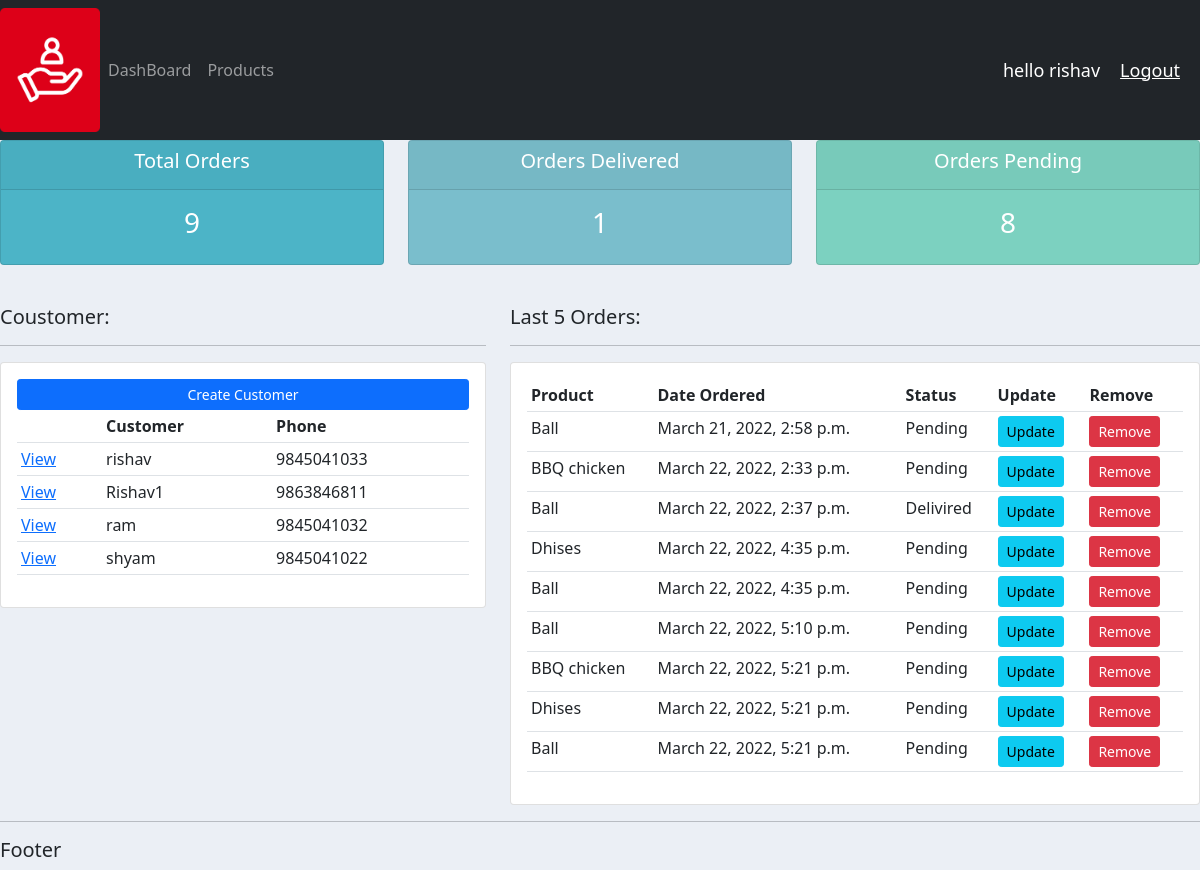
The app's page / (signed in), older data.
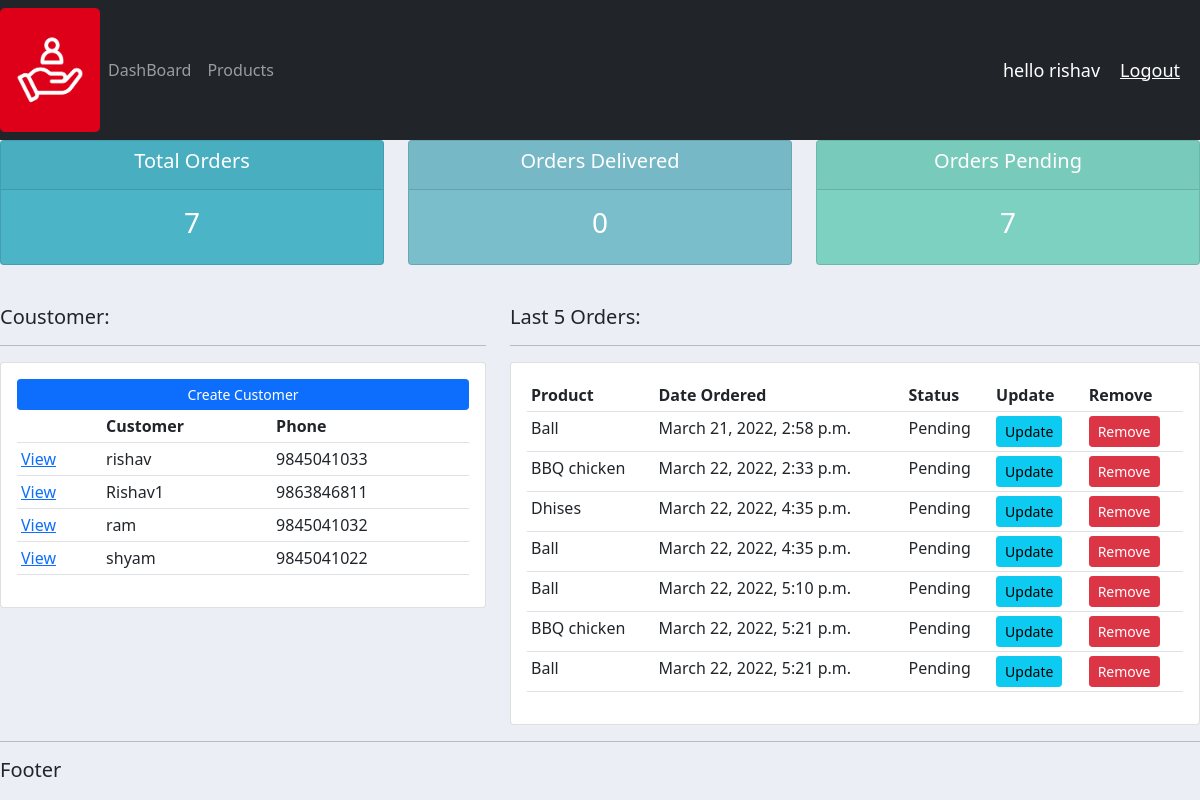
The same page, newer data.
### accounts/models.py (models this page shows, shortened)
class Customer(models.Model):
    name = models.CharField(max_length=200, null=True)
    phone = models.CharField(max_length=11 , null=True)
    email = models.CharField(max_length=200, null=True)
    date_created = models.DateTimeField(auto_now_add=True , null=True)

class Order(models.Model):
    STATUS = (
        ('Pending', 'Pending'),
        ('Out for delivery', 'Out for delivery'),
        ('Delivired', 'Delivired')
    )
    customer = models.ForeignKey(Customer, null=True, on_delete=models.SET_NULL)
    product = models.ForeignKey(Product, null=True, on_delete=models.SET_NULL)
    date_created = models.DateTimeField(auto_now_add=True , null=True)
    status = models.CharField(max_length=200, null=True, choices=STATUS)

class Product(models.Model):
    CATEGORY = (
        ('Indoor', 'Indoor'),
        ('Out door', 'Out door')
    )
    name = models.CharField(max_length=200, null=True)
    price = models.FloatField(null=True)
    category = models.CharField(max_length=200, null=True, choices=CATEGORY)
    description = models.CharField(max_length=200, null=True , blank=True)
    date_created = models.DateTimeField(auto_now_add=True , null=True)
    tags=  models.ManyToManyField(Tag)
    def __str__(self):
        return self.name

### accounts/views.py (the view)
# urls.py: path('', views.home , name='home' ),
@login_required(login_url='login')
def home(request):
    orders = Order.objects.all()
    customers = Customer.objects.all()
    total_order = orders.count()
    delivered = orders.filter(status='Delivired').count()
    pending = orders.filter(status='Pending').count()
    context = {'orders': orders,
               'customers': customers,
               'total_order': total_order,
               'delivered': delivered,
               'pending': pending}
    return render(request, 'accounts/dashboard.html', context)

### accounts/templates/accounts/dashboard.html
{% extends 'accounts/main.html' %}
{% block content %}
{% include 'accounts/status.html' %}
<br>
<div class="row">
    <div class="col-md-5">
          <h5>Coustomer:</h5>
          <hr>
          <div class="card card-body">
            <a class="btn btn-primary btn-sm  btn-block"  href="">Create Customer</a>
            <table class="table table-sm" >
                <tr>
                    <th></th>
                    <th>Customer</th>
                    <th>Phone</th>
                </tr>
                {% for i in customers %}
                  <tr>
                       <td><a href="{% url 'customer' i.id %}">View</a></td>
                      <td>{{i.name}}</td>
                      <td>{{i.phone}}</td>
                  </tr>
                {% endfor %}
            </table>
          </div>
    </div>
     <div class="col-md-7">
        <h5>Last 5 Orders:</h5>
        <hr>
        <div class="card card-body">
          <table class="table table-sm" >
              <tr>
                  <th>Product</th>
                  <th>Date Ordered</th>
                  <th>Status</th>
                  <th>Update</th>
                  <th>Remove</th>
              </tr>
              {% for i in orders %}
              <tr>
                  <td>{{i.product}}</td>
                  <td>{{i.date_created}}</td>
                  <td>{{i.status}}</td>
                  <td><a  class="btn btn-sm btn-info" href="{% url 'update_order' i.id %}">Update</a></td>
                  <td><a class="btn btn-sm btn-danger" href="{% url 'delete_order' i.id %}">Remove</a></td>
              </tr>
            {% endfor %}
          </table>
        </div>
    </div>
</div>
{% endblock  %}

Row changes from the older to the newer data that the page shows:
removed Order: product "Ball", date_created "March 22, 2022, 2:37 p.m.", status "Delivired"
removed Order: product "Dhises", date_created "March 22, 2022, 5:21 p.m.", status "Pending"
Text that changed along with them:
{{ total_order }}: "9" → "7"
{{ delivered }}: "1" → "0"
{{ pending }}: "8" → "7"
